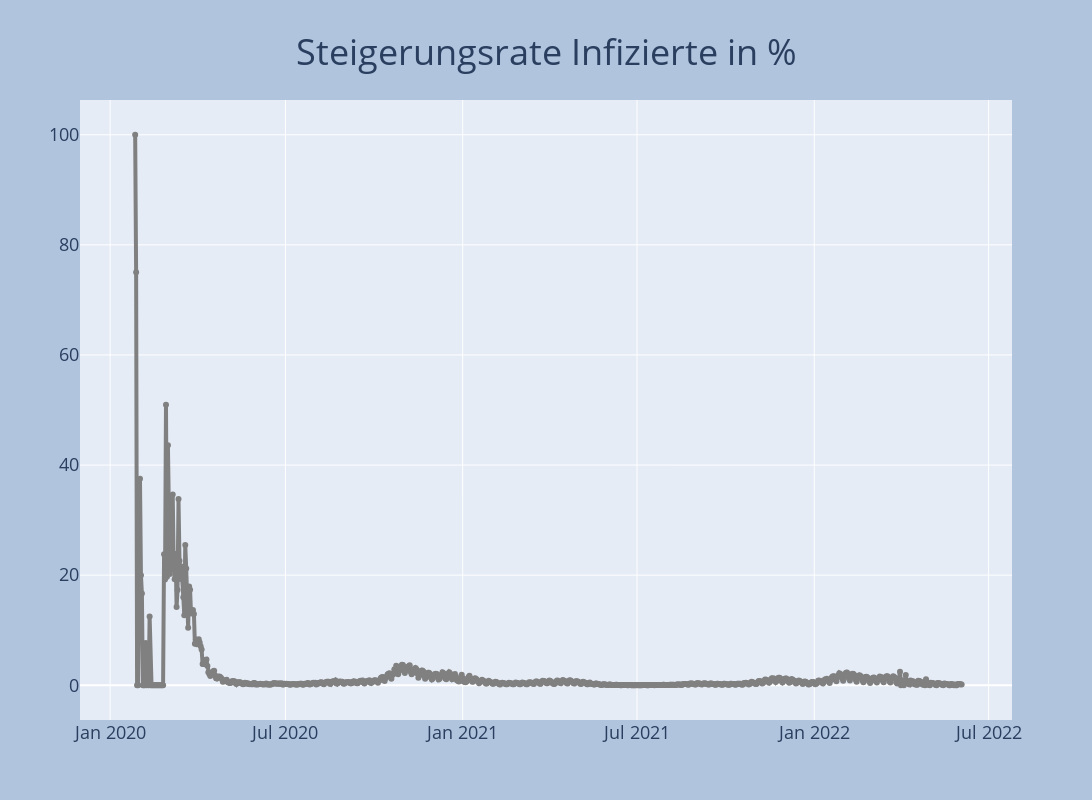

The code cell stored with this chart in its notebook:
### Code cell
fig = go.Figure()
fig.add_trace(go.Scatter(x=df.datum, y=df.proz_steig_infiziert,line=dict(color='grey', width=4), mode='lines+markers'))
fig = plot_layout(fig, 'Steigerungsrate Infizierte in %')
fig.show()

### Figure 1 — Plotly figure (JSON) as saved in the notebook; plotly's stock layout.template omitted (floating-point values rounded to 4 significant figures; data arrays with more than 128 entries replaced by an {"elided": "..."} marker saying what was removed)
{"data": [{"line": {"color": "grey", "width": 4}, "mode": "lines+markers", "type": "scatter", "x": {"elided": "864 str values"}, "y": {"elided": "864 float values"}}], "layout": {"autosize": false, "height": 800, "hovermode": "x", "legend": {"bgcolor": "lightgray", "font": {"color": "black", "size": 18}, "x": 0.05, "y": 0.95}, "paper_bgcolor": "LightSteelBlue", "title": {"font": {"size": 36}, "text": "Steigerungsrate Infizierte in %", "x": 0.5, "xanchor": "center", "y": 0.95}, "width": 1600, "xaxis": {"tickfont": {"size": 18}}, "yaxis": {"tickfont": {"size": 18}}}}
